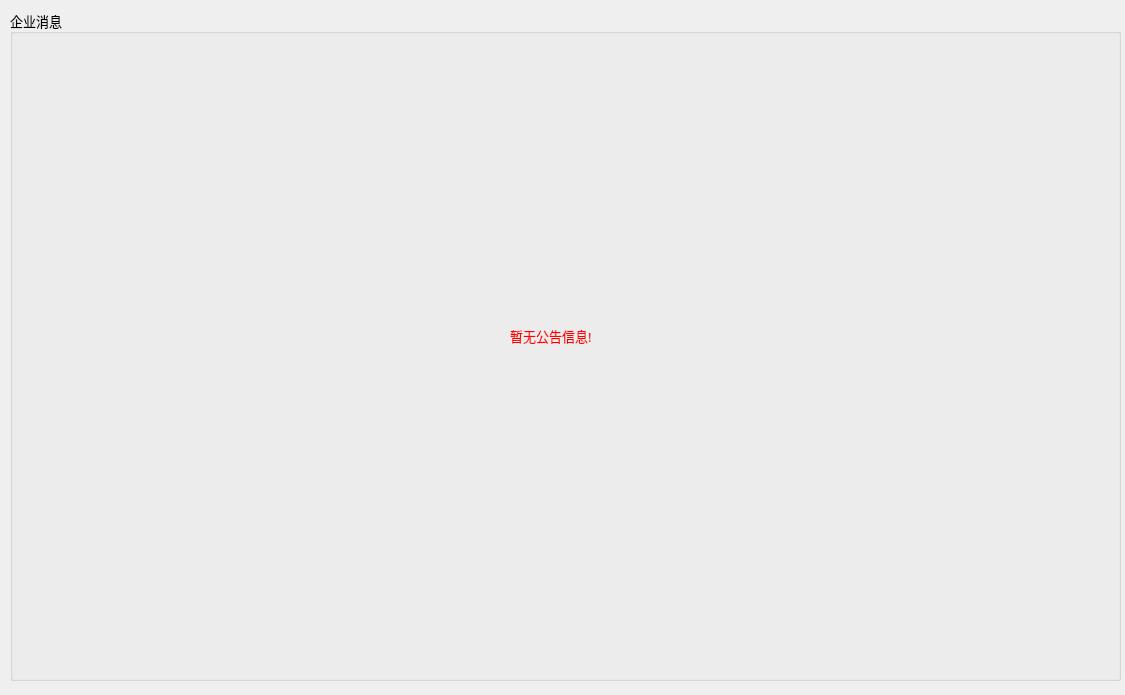
<?xml version="1.0" encoding="UTF-8"?>
<ui version="4.0">
 <class>HomeNotice</class>
 <widget class="QWidget" name="HomeNotice">
  <property name="geometry">
   <rect>
    <x>0</x>
    <y>0</y>
    <width>1125</width>
    <height>695</height>
   </rect>
  </property>
  <property name="windowTitle">
   <string>Form</string>
  </property>
  <widget class="QGroupBox" name="groupBox">
   <property name="geometry">
    <rect>
     <x>10</x>
     <y>10</y>
     <width>1111</width>
     <height>671</height>
    </rect>
   </property>
   <property name="font">
    <font>
     <family>楷体</family>
     <pointsize>10</pointsize>
    </font>
   </property>
   <property name="title">
    <string>企业消息</string>
   </property>
   <widget class="QLabel" name="label">
    <property name="geometry">
     <rect>
      <x>500</x>
      <y>290</y>
      <width>111</width>
      <height>71</height>
     </rect>
    </property>
    <property name="styleSheet">
     <string notr="true">color: rgb(255, 0, 0);</string>
    </property>
    <property name="text">
     <string>暂无公告信息!</string>
    </property>
   </widget>
  </widget>
 </widget>
 <resources/>
 <connections/>
</ui>
